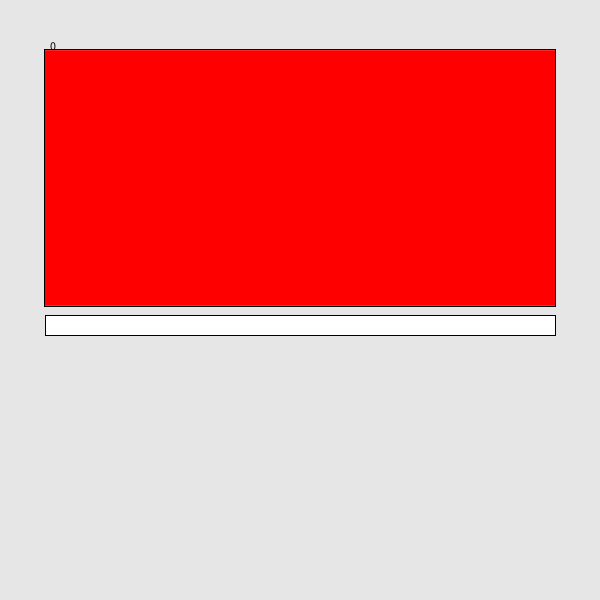
Frame 1 (no input)
Frame 60 (the mouse pressed at the canvas centre just before this capture): identical to frame 1, image omitted
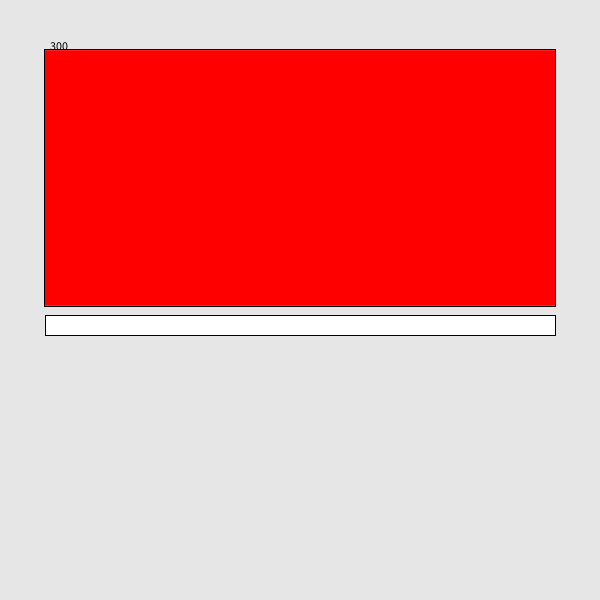
Frame 120 (the mouse held since frame 60 and released just before this capture)

The Processing sketch that drew these frames (run headless with seeded random() and noise(); from frame 60 on, the mouse is pressed at the canvas centre):

// Processing sketch: Color_mixer
// ── Color_mixer.pde
PVector[] colors = new PVector[10];
float lineHeight = 20;
float colorPanelY = 50, colorPanelHeight = 255, colorPanelWidth = 510;
int currentColours = 0;
//PVector[] rgb = new PVector[10];
float r = 255, g = 0, b = 0;

void setup() {
  size(600, 600);
  colors[0] = new PVector(66, 135, 245);
  colors[1] = new PVector(230, 245, 66);
  for (int i = 0; i < 10; i++) {
    //rgb[i] = new PVector(0, 0, 0);
  }
}

void draw() {
  background(230);
  colorLine();
  colorPanel();
}

void colorLine() {
  rect(width/2 - colorPanelWidth/2, colorPanelY + colorPanelHeight + 10, colorPanelWidth, lineHeight);
}

void colorPanel() {
  rect(width/2 - colorPanelWidth/2 -1, colorPanelY - 1, colorPanelWidth + 1, colorPanelHeight +2);
  stroke(255, 0, 0);
  for (int i = 0; i < colorPanelWidth; i++) {
    
    line(width/2 - colorPanelWidth/2 + i, colorPanelY, width/2 - colorPanelWidth/2 + i, colorPanelY + colorPanelHeight);
  }
  stroke(0);
  fill(0);
  text(mouseY, 50, 50);
  fill(255);
}
